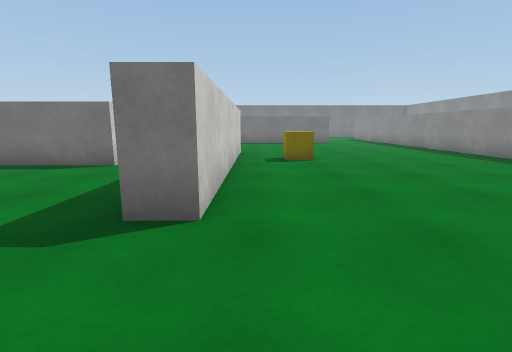
[1] (above)

19 first-person views from a walk through a scene from a Unity 3-D project. The camera is 1.2 m above the floor, tilts 10° down and sees 85° across. The floor is counted in squares, 1 m on a side. Each view is taken from the middle of a square. On the plan, view 1 faces up. The plan holds only what a view shows up to about 13 squares ahead; the rest is blank. The place goes on beyond the plan. Surface patterns are stand-ins for the level's own textures.

[2]
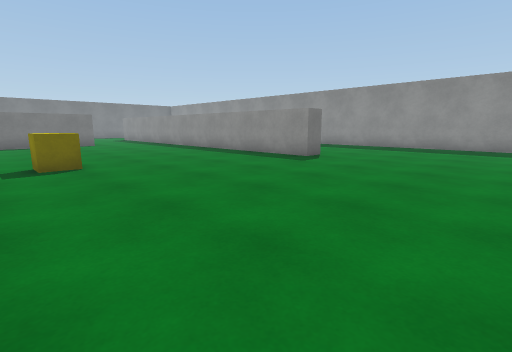

[3]
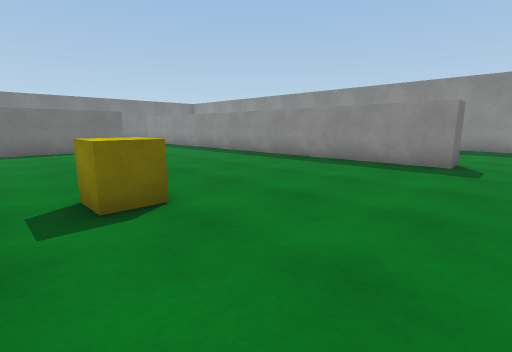

[4]
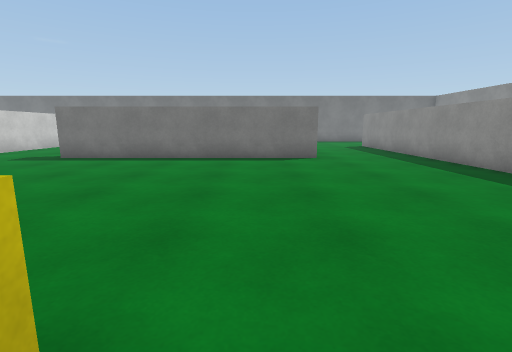

[5]
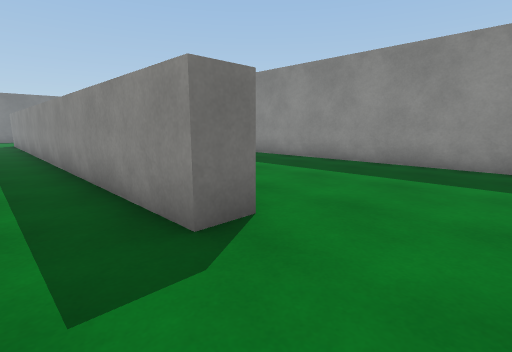

[6]
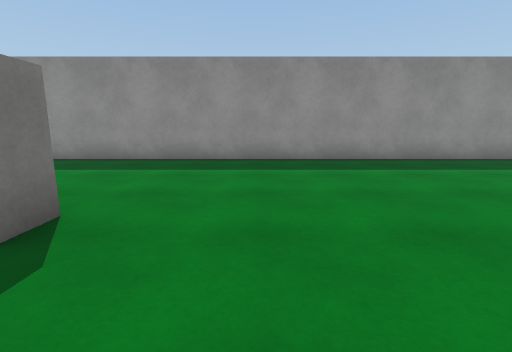

[7]
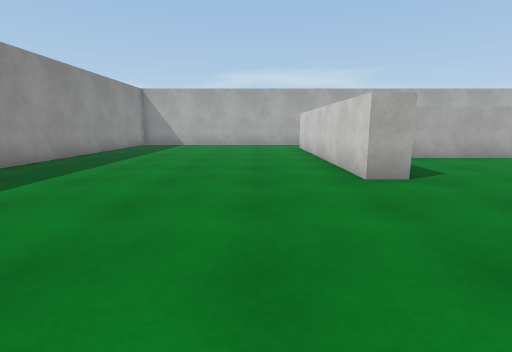

[8]
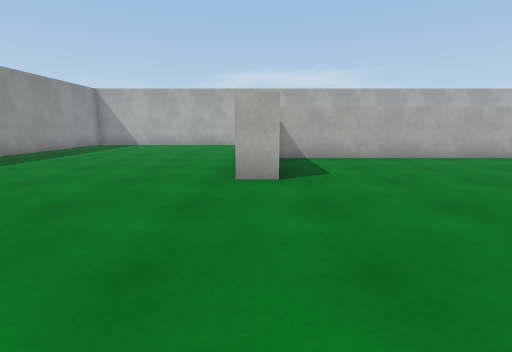

[9]
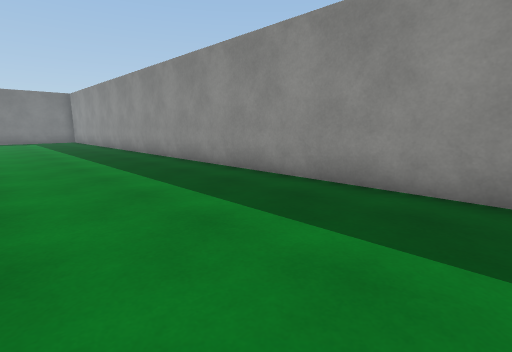

[10]
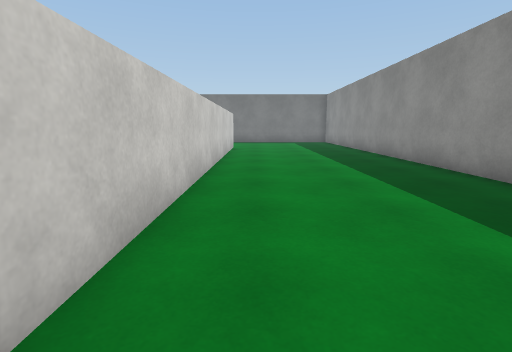

[11]
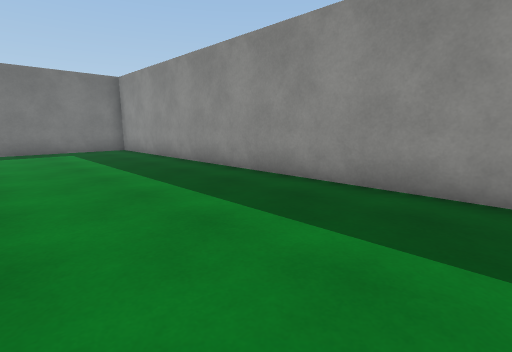

[12]
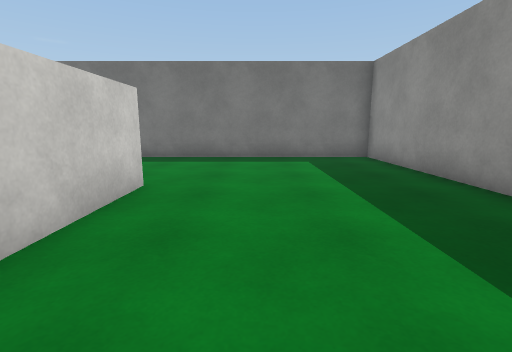

[13]
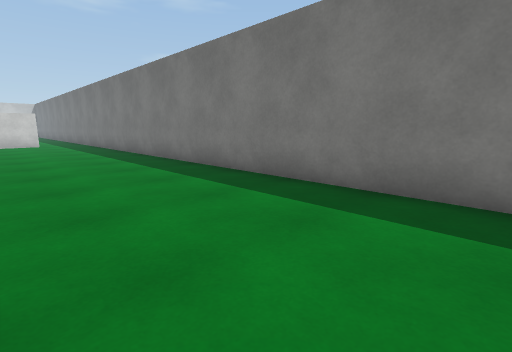

[14]
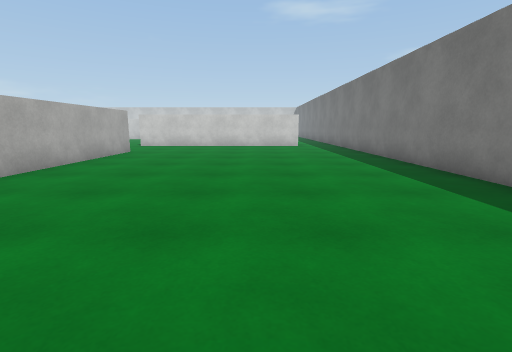

[15]
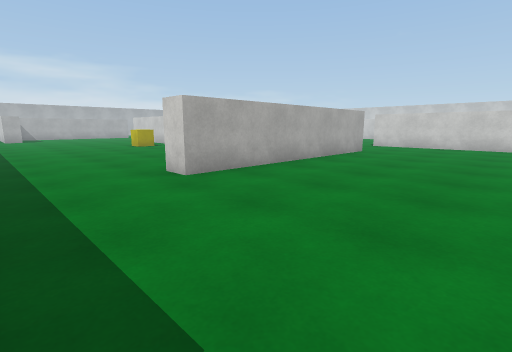

[16]
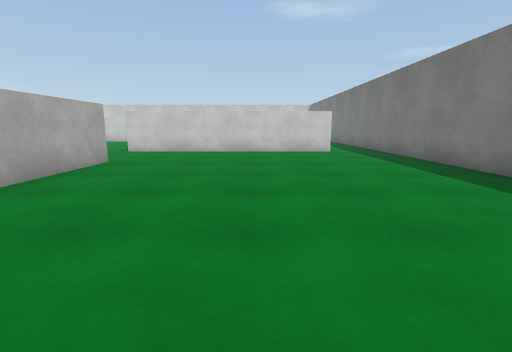

[17]
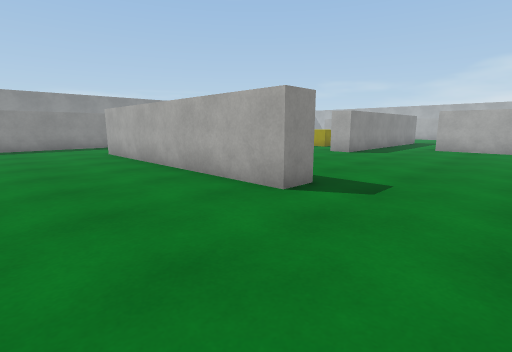

[18]
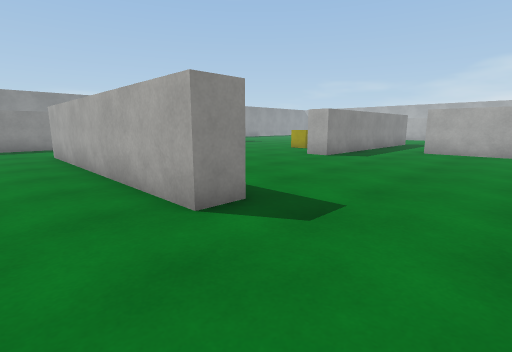

[19]
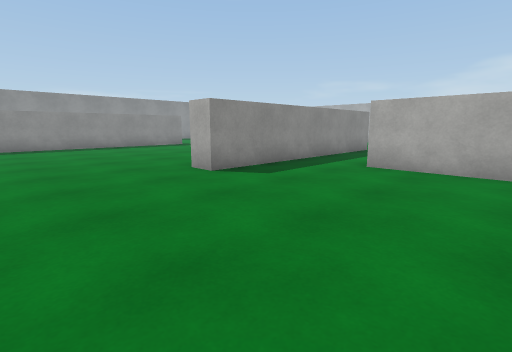

### Floor plan
Points are (right, up) in squares from view 1. A wall is a line through its corners. A room is listed if a view was taken in it or the views show most of it. See-through windows are left out.
Room 1 (views 1, 2, 3, 4, 5, 6, 7, 8, 9, 10, 11, 12, 13, 14, 15, 16, 17, 18, 19)
walls: (10.8, 7.7) (9.7, 7.7) (9.7, 23.2); (5.4, 20.9) (-4.6, 20.9) (-4.6, 21.9) (5.4, 21.9) (5.4, 20.9); (-1.7, 5.5) (-1.7, 13.5) (-0.7, 13.5) (-0.7, 3.5) (-1.8, 3.5); (-4.4, 8.7) (-8, 8.7); (6.4, 0.7) (7.5, 0.7) (7.5, -6.1); (-7.8, 9.7) (-4.4, 9.7); (10.7, 27.8) (10.7, 12.2); (-3, -3.8) (6.1, -3.8); (17.5, -6.2) (17.5, 33.2) (-8.2, 33.2)
objects: yellow cube (1, 10) to (2, 11)

Positions as (right, up) in squares from view 1, and headings:
1: (0, 0), facing up
2: (0, 1), facing up-right
3: (0, 6), facing up-right
4: (3, 10), facing up
5: (8, 5), facing up-right
6: (7, 5), facing right
7: (10, 7), facing down
8: (7, 7), facing down
9: (12, 8), facing up-right
10: (12, 11), facing up
11: (12, 18), facing up-right
12: (13, 22), facing up
13: (12, 28), facing up-left
14: (9, 28), facing left
15: (9, 28), facing down-left
16: (5, 27), facing left
17: (-8, 26), facing down-right
18: (-8, 24), facing down-right
19: (-8, 18), facing down-right
